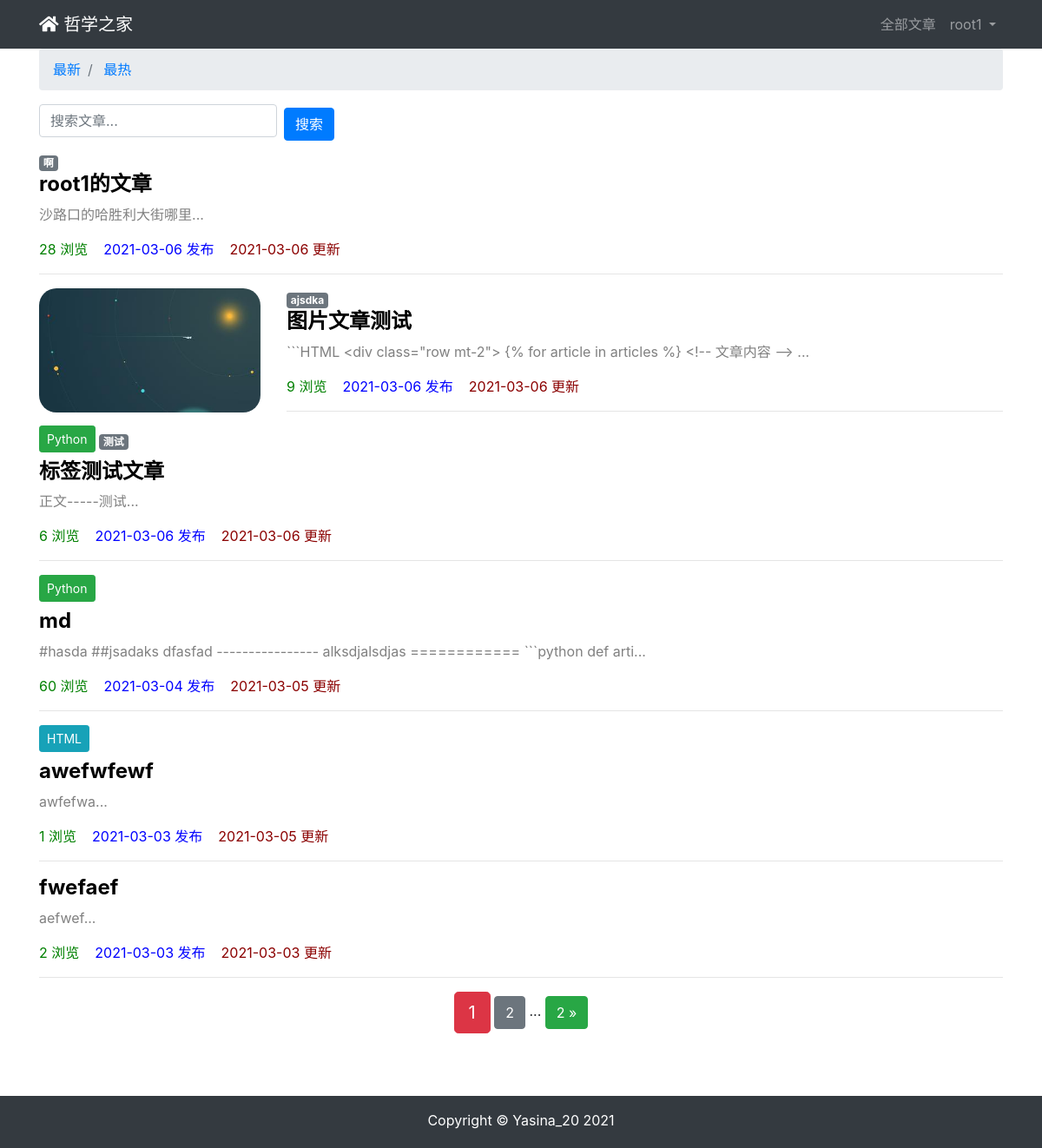
Screenshot of / (signed in) with the database file from the repository.
### app01/models.py (models this page shows, shortened)
class ArticlePost(models.Model):
    author = models.ForeignKey(User, on_delete=models.CASCADE)
    title = models.CharField(max_length=100)
    avatar = models.ImageField(upload_to='article/%Y%m%d', blank=True)
    body = models.TextField()  # 保存大量文本用TextField
    created = models.DateTimeField(default=timezone.now)
    updated = models.DateTimeField(auto_now=True)
    total_views = models.PositiveIntegerField(default=0)
    tags = TaggableManager(blank=True)
    column = models.ForeignKey(
        ArticleColumn,
        null=True,
        blank=True,
        on_delete=models.CASCADE,
        related_name='article'
    )
    class Meta:
        ordering = ('-created',)

class ArticleColumn(models.Model):
    title = models.CharField(max_length=100, blank=True)
    created = models.DateTimeField(default=timezone.now)
    def __str__(self):
        return self.title

### app01/views.py (the view)
# urls.py: path('', views.article_list, name='index'),
def article_list(request):
    search = request.GET.get('search')
    order = request.GET.get('order')
    column = request.GET.get('column')
    tag = request.GET.get('tags')
    articles = ArticlePost.objects.all()
    if search:
        articles = articles.filter(
            Q(title__icontains=search) |
            Q(body__icontains=search)
        )
    else:
        search = ''
    if column is not None and column.isdigit():
        articles = articles.filter(column=column)
    if tag and tag != 'None':
        articles = articles.filter(tags__name__in=[tag])
    if order == 'total_views':
        articles = articles.order_by('-total_views')
    paginator = Paginator(articles, 6)
    page = request.GET.get('page')
    articles = paginator.get_page(page)
    context = {'articles': articles,
               'order': order,
               'search': search,
               'tag': tag,
               }
    return render(request, 'article/list.html', context)

### templates/article/list.html (shortened to what this page needs)
{% extends "base.html" %}
{% load static %}
{% block content %}
<div class="container">
    <nav aria-label="breadcrumb">
        <ol class="breadcrumb">
            <li class="breadcrumb-item">
            <a href="{% url 'app01:article_list' %}?search={{ search }}">
                最新</a>
            </li>
             <li class="breadcrumb-item">
            <a href="{% url 'app01:article_list' %}?order=total_views&search={{ search }}">
                最热</a>
             </li>
        </ol>
    </nav>
    <div class="row">
        <div class="col-auto mr-auto">
            <form class="form-inline" >
                <input type="text"
                    class="form-control mb-2 mr-sm-2"
                    name="search"
                    placeholder="搜索文章..."
                >
                <input type="submit" value="搜索" class="btn btn-primary">
            </form>
        </div>
    </div>
    <div class="row mt-2">
        {% for article in articles %}
            {% if article.avatar %}
                <div class="col-3">
                    <img src="{{ article.avatar.url }}" alt="avatar" style="max-width:100%; border-radius: 20px">
                </div>
                <div class="col-9">
            {% else %}
                <div class="col-12">
            {% endif %}
                {% if article.column %}
                    <button type="button"
                        class="btn btn-sm mb-2
                            {% if article.column.title == 'Python' %}
                                btn-success
                            {% elif article.column.title == 'JAVA' %}
                                btn-primary
                            {% elif article.column.title == 'HTML' %}
                                btn-info
                            {% endif %}
                        ">
                        {{ article.column }}
                    </button>
                {% endif %}
                <span>
                    {% for tag in article.tags.all %}
                    <a href="{% url 'article:article_list' %}?tags={{ tag }}" class="badge badge-secondary">{{ tag }}</a>
                    {% endfor %}
                </span>
                <h4>
                    <b>
                        <a href="{% url 'article:article_detail' article.id %}" style="color: black;">
                            {{ article.title }}</a>
                    </b>
                </h4>
                <p style="color: gray;">
                    {{ article.body|slice:'100' }}...
                </p>
                <p>
                    <span style="color: green;">
                        {{ article.total_views }} 浏览&nbsp;&nbsp;&nbsp;
                    </span>
                    <span style="color: blue;">
                        {{ article.created|date:'Y-m-d' }} 发布&nbsp;&nbsp;&nbsp;
                    </span>
                    <span style="color: darkred;">
                        {{ article.updated|date:'Y-m-d' }} 更新
                    </span>
                </p><hr style="width: 100%;"/>
            </div>
        {% endfor %}
    </div>
    <div class="pagination row">
        <div class="m-auto">
            <span class="step-links">
                <span class="current btn btn-danger btn-lg">
                    {{ articles.number }}
                </span>
                {% if articles.has_next %}
                    <a href="?page={{ articles.next_page_number }}&order={{ order }}&search={{ search }}&tag={{ tag }}" class="btn btn-secondary">
                        {{ articles.next_page_number }}
                    </a>
                    <span>...</span>
                    <a href="?page={{ articles.paginator.num_pages }}&order={{ order }}&search={{ search }}&tag={{ tag }}" class="btn btn-success">
                        {{ articles.paginator.num_pages }} &raquo;
                    </a>
                {% endif %}
            </span>
        </div>
    </div>
</div>
{% endblock content %}

### templates/header.html (shortened to what this page needs)
<nav class="navbar navbar-expand-lg navbar-dark bg-dark">
    <div class="container">
    <a class="navbar-brand" href="#">
        <i class="fas fa-home"></i>
        哲学之家
    </a>
    <div>
      <ul class="navbar-nav">
        <li class="nav-item">
           <a class="nav-link" href="{% url 'app01:article_list' %}">全部文章</a>
        </li>
        {% if user.is_authenticated %}
        <li class="nav-item dropdown">
            <a class="nav-link dropdown-toggle" href="#" id="navbarDropdown" role="button" data-toggle="dropdown" aria-haspopup="true" aria-expanded="false">
              {{ user.username }}
            </a>
        </li>
        {% else %}
        <li class="nav-item">
            <a class="nav-link" href="/accounts/login/">登录</a>
        </li>
        {% endif %}
      </ul>
    </div>
  </div>
</nav>

### templates/base.html (style rules this page uses)
html, body { height: 100%; margin: 0; }

### rows the page displays
ArticlePost: title "root1的文章", body "沙路口的哈胜利大街哪里", total_views "28", created "2021-03-06", updated "2021-03-06"
Tag: name "啊"
ArticlePost: avatar (picture), title "图片文章测试", body "```HTML <div class=\"row mt-2\"> {% for article in articles %} <!-- 文章内容 -->", total_views "9", created "2021-03-06", updated "2021-03-06"
Tag: name "ajsdka"
ArticlePost: column "Python", title "标签测试文章", body "正文-----测试", total_views "6", created "2021-03-06", updated "2021-03-06"
Tag: name "测试"
ArticlePost: column "Python", title "md", body "#hasda ##jsadaks dfasfad ---------------- alksdjalsdjas ============ ```python def arti", total_views "60", created "2021-03-04", updated "2021-03-05"
ArticlePost: column "HTML", title "awefwfewf", body "awfefwa", total_views "1", created "2021-03-03", updated "2021-03-05"
ArticlePost: title "fwefaef", body "aefwef", total_views "2", created "2021-03-03", updated "2021-03-03"

### other values shown
{{ user.username }} "root1"
{{ articles.number }} "1"
{{ articles.next_page_number }} "2"
{{ articles.paginator.num_pages }} "2"
